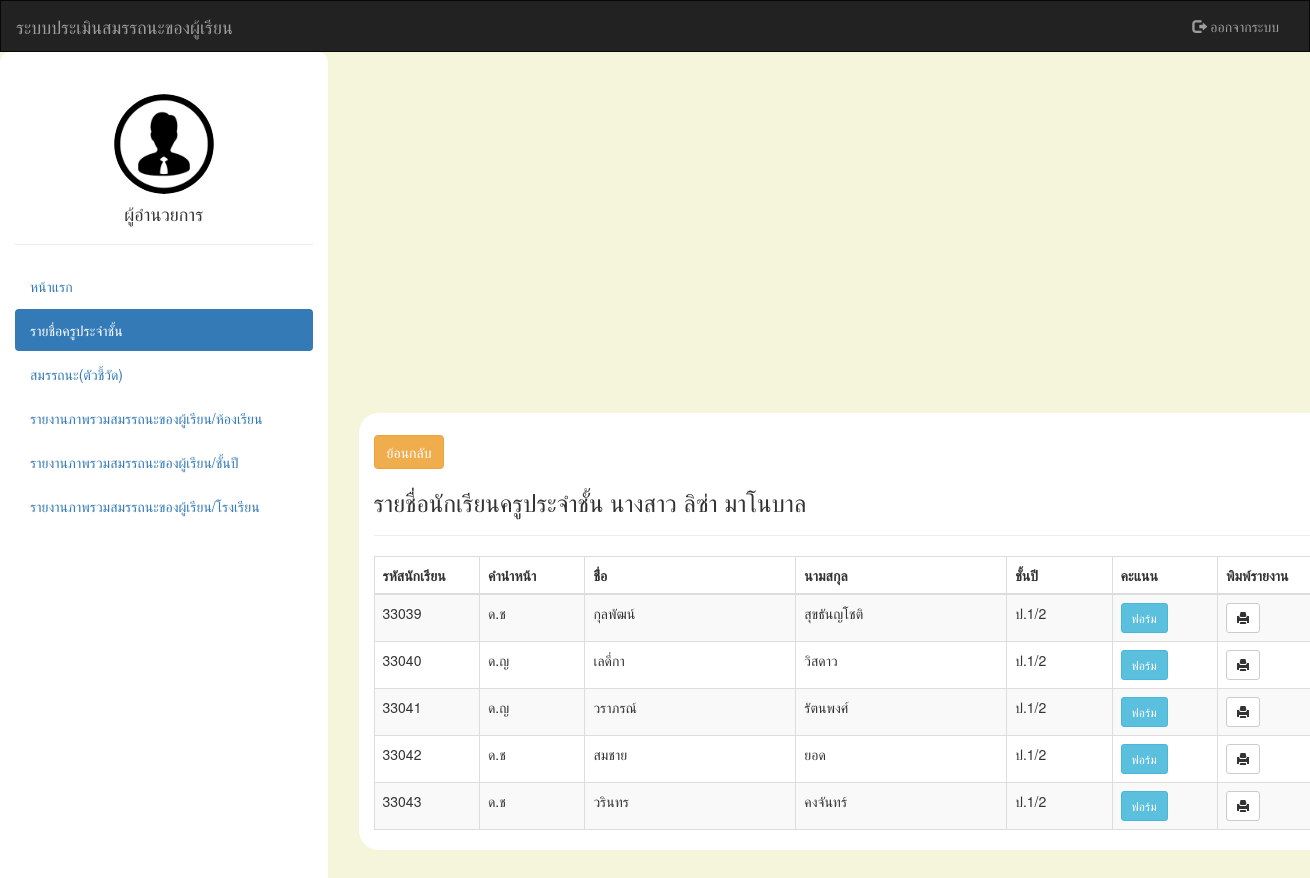
/director/student.php?id=26, run on the app's committed database.
### tables this page shows
CREATE TABLE `users` (
  `id` int(10) UNSIGNED NOT NULL,
  `title` varchar(50) NOT NULL,
  `firstname` varchar(255) NOT NULL,
  `lastname` varchar(255) NOT NULL,
  `phone` varchar(200) NOT NULL,
  `email` varchar(255) NOT NULL,
  `password` varchar(255) NOT NULL,
  `urole` varchar(255) NOT NULL,
  `created_at` timestamp NOT NULL DEFAULT current_timestamp(),
  `school_id` int(11) UNSIGNED NOT NULL,
  `id_room` int(11) NOT NULL
);

CREATE TABLE `student` (
  `id_student` int(11) UNSIGNED NOT NULL,
  `number_id` int(11) NOT NULL,
  `title` varchar(50) NOT NULL,
  `student_name` varchar(200) NOT NULL,
  `student_lastname` varchar(200) NOT NULL,
  `id_room` int(11) NOT NULL,
  `school_id` int(11) NOT NULL,
  `id_teacher` int(11) NOT NULL
);

CREATE TABLE `class_room` (
  `id_room` int(11) UNSIGNED NOT NULL,
  `class_name` varchar(100) NOT NULL,
  `id_class` int(11) NOT NULL,
  `id_class_group` int(11) UNSIGNED NOT NULL,
  `id_school` int(11) UNSIGNED NOT NULL
);

### director/student.php (the view, shortened to what this page needs)
<?php
require_once "../config/db.php";
?>
<!DOCTYPE html>
<html lang="en">
<head>
    <link rel="stylesheet" href="https://maxcdn.bootstrapcdn.com/bootstrap/3.4.1/css/bootstrap.min.css">
    <link rel="stylesheet" href="../style.css" type="text/css" />
    <link rel="stylesheet" href="../newstyle.css" type="text/css" />
</head>
<body style="background-color: #F5F5DC;">
    <nav class="navbar navbar-inverse">
        <div class="container-fluid">
            <div class="navbar-header">
                <a class="navbar-brand" href="#">ระบบประเมินสมรรถนะของผู้เรียน</a>
            </div>
            <div class="collapse navbar-collapse" id="myNavbar">
                <ul class="nav navbar-nav navbar-right">
                    <li><a href="../index.php"><span class="glyphicon glyphicon-log-out"></span> ออกจากระบบ</a></li>
                </ul>
            </div>
        </div>
    </nav>
    <div class="container-fluid">
        <div class="row content">
            <div class="col-sm-3 sidenav">
                <div align="center"><br>
                    <img src="../images/icon2.png" height="100" class="img-circle" alt="Cinque Terre">
                </div>
                <div align="center">
                    <h4 class="mt-4">ผู้อำนวยการ <?php echo $row['firstname'] . ' ' . $row['lastname']; ?></h4>
                    <hr>
                </div>
                <ul class="nav nav-pills nav-stacked">
                    <li><a href="director.php">หน้าแรก</a></li>
                    <li class="active"><a href="teacher.php">รายชื่อครูประจำชั้น</a></li>
                    <li><a href="capacity/form.php">สมรรถนะ(ตัวชี้วัด)</a></li>
                    <li><a href="result/result.php">รายงานภาพรวมสมรรถนะของผู้เรียน/ห้องเรียน</a></li>
                    <li><a href="resultclass/result.php">รายงานภาพรวมสมรรถนะของผู้เรียน/ชั้นปี</a></li>
                    <li><a href="resultschool.php">รายงานภาพรวมสมรรถนะของผู้เรียน/โรงเรียน</a></li>
                </ul><br>
            </div><br>
            <div class="container">
                <div class=" col-sm-15 col-sm-offset-0"><br>
                    <a href="teacher.php" class="btn btn-warning btn-m">ย้อนกลับ</a>
                    <?php
                    if (isset($_GET['id'])) {
                        $id = $_GET['id'];
                        $stmt = $conn->query("SELECT * FROM users WHERE id = $id");
                        $stmt->execute();
                        $data_name = $stmt->fetch();
                    }
                    ?>
                    <h3>รายชื่อนักเรียนครูประจำชั้น <?php echo $data_name['title'] .' '. $data_name['firstname'] . ' ' . $data_name['lastname']; ?></h3>
                    <hr>
                    <table class="table table-striped table-bordered table-hover">
                        <thead>
                            <tr>
                                <th width="10%" scope="col">รหัสนักเรียน</th>
                                <th width="10%" scope="col">คำนำหน้า</th>
                                <th width="20%" scope="col">ชื่่อ</th>
                                <th width="20%" scope="col">นามสกุล</th>
                                <th width="10%" scope="col">ชั้นปี</th>
                                <th width="10%" scope="col">คะแนน</th>
                                <th width="10%" scope="col">พิมพ์รายงาน</th>
                            </tr>
                        </thead>
                        <tbody>
                            <?php
                            if (isset($_GET['id'])) {
                                $class_id = $_GET['id'];
                                $stmt = $conn->query("SELECT t.*,c.class_name FROM student as t INNER JOIN class_room as c on c.id_room = t.id_room  WHERE t.id_teacher = $class_id ");
                                $stmt->execute();
                                $data = $stmt->fetchAll();
                                if (!$data) {
                                    echo "<tr><td COLSPAN='7' align= 'center' >ไม่มีข้อมูล</td></tr>";
                                } else {
                                    foreach ($data as $student) {
                            ?>
                                        <tr>
                                            <td><?= $student['number_id']; ?></td>
                                            <td><?= $student['title']; ?></td>
                                            <td><?= $student['student_name']; ?></td>
                                            <td><?= $student['student_lastname']; ?></td>
                                            <td><?= $student['class_name']; ?></td>
                                            <td>
                                                <a href="studentform.php?id=<?= $student['id_student']; ?>" class="btn btn-info btn-sm">ฟอร์ม</a>
                                            </td>
                                            <td>
                                                <a href="print.php?id=<?= $student['id_student']; ?>" class="btn btn-default btn-sm"><span class="glyphicon glyphicon-print" aria-hidden="true"></span></a>
                                            </td>
                                        </tr>
                            <?php  }
                                }
                            } ?>
                        </tbody>
                    </table>
                </div>
            </div>
        </div>
    </div>
</body>
</html>

### style.css (style rules this page uses)
body { line-height: 22px; margin: 0; -webkit-font-smoothing: antialiased !important; }
.container { background-color: #FFFFFF; width: 980px; position: absolute; top: 25%; left: 35%; margin-top: -100px; margin-left: -100px; }
.row.content { height: 1500px }
.sidenav { background-color: #FFFFFF; height: 100%; }

### newstyle.css (style rules this page uses)
body { line-height: 22px; margin: 0; -webkit-font-smoothing: antialiased !important; }
.container { background-color: #FFFFFF; border-radius: 20px; width: 980px; position: absolute; top: 25%; left: 35%; margin-top: -100px; margin-left: -100px; }
.navbar { margin-bottom: 0; border-radius: 0; }
.row.content { height: 2000px }
.sidenav { border-radius: 10px; padding-top: 20px; background-color: #ffffff; height: 100%; }

### data on the page
users: title "นางสาว", firstname "ลิซ่า", lastname "มาโนบาล"
student: number "33039", title "ด.ช", student_name "กุลพัฒน์", student_lastname "สุขธันญโชติ", id_room.class_name "ป.1/2"
student: number "33040", title "ด.ญ", student_name "เลดี่กา", student_lastname "วิสดาว", id_room.class_name "ป.1/2"
student: number "33041", title "ด.ญ", student_name "วราภรณ์", student_lastname "รัตนพงศ์", id_room.class_name "ป.1/2"
student: number "33042", title "ด.ช", student_name "สมชาย", student_lastname "ยอด", id_room.class_name "ป.1/2"
student: number "33043", title "ด.ช", student_name "วรินทร", student_lastname "คงจันทร์", id_room.class_name "ป.1/2"
